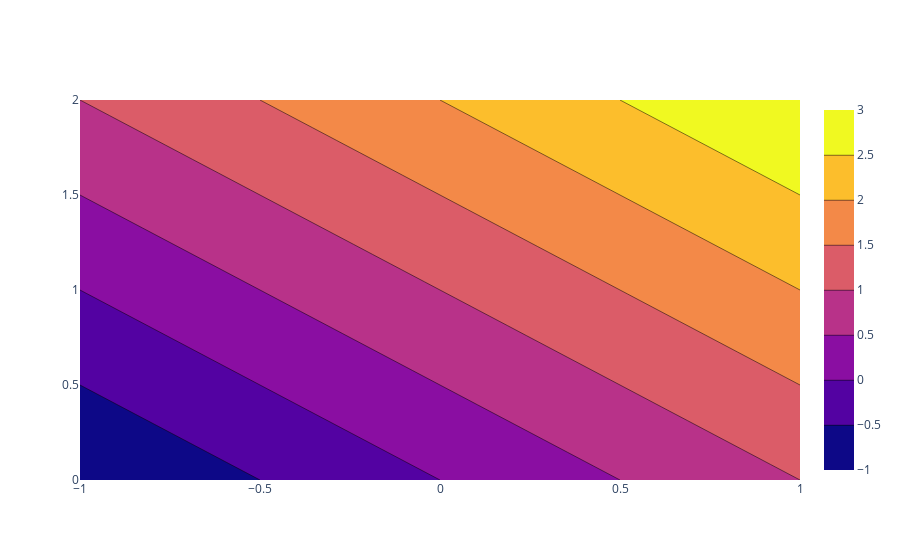

Write notebook code for a chart like this one.
### Code cell
fig_contour = go.Figure(
    data=go.Contour(
        z=z,
        x=x,
        y=y,
        transpose=False,
    ),
)

fig_contour.show()

### Figure 1 — Plotly figure (JSON) as saved in the notebook; plotly's stock layout.template omitted (floating-point values rounded to 4 significant figures)
{"data": [{"autocontour": true, "contours": {"end": 2.5, "size": 0.5, "start": -0.5}, "transpose": false, "type": "contour", "x": [-1, 0, 1], "y": [0, 2], "z": [[-1, 0, 1], [1, 2, 3]]}], "layout": {"autosize": true, "xaxis": {"autorange": true, "range": [-1, 1], "type": "linear"}, "yaxis": {"autorange": true, "range": [0, 2], "type": "linear"}}}
